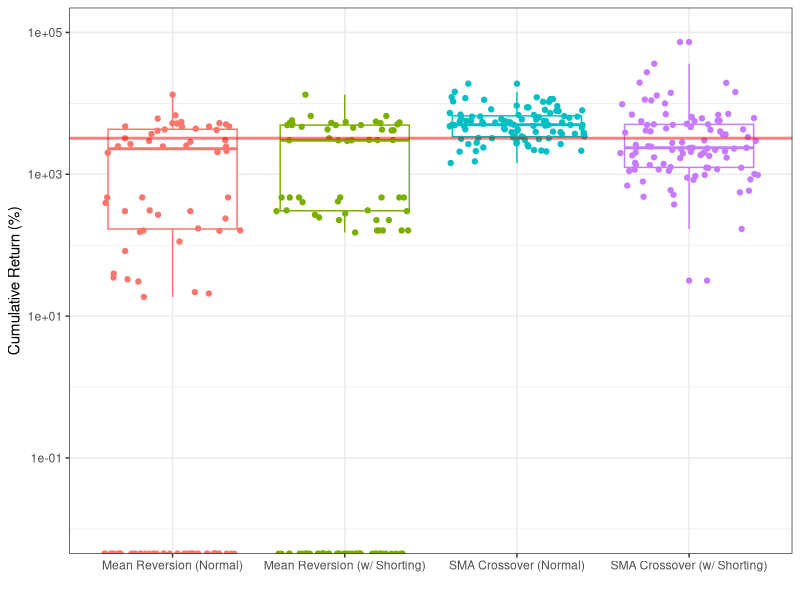
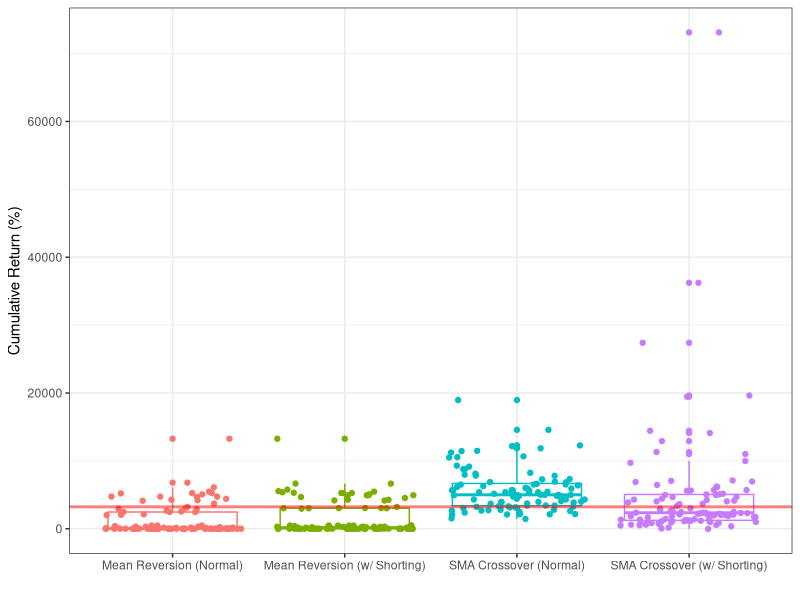

Here is the R script that generated these plots, in order:
## ---- chunk 1
library(tidyverse)
library(magrittr)
## ---- chunk 2
sma_regular <- read_csv("sma_optimization_2014_2023_results_100_runs.csv")
sma_regular$strategy <- "SMA Crossover (Normal)"
sma_shorting <- read_csv("sma_shorting_optimization_2014_2023_results_100_runs.csv")
sma_shorting$strategy <- "SMA Crossover (w/ Shorting)"
mr_regular <- read_csv("mean_reversion_optimization_2014_2023_results_100_runs.csv")
mr_regular$strategy <- "Mean Reversion (Normal)"
mr_shorting <- read_csv("mean_reversion_optimization_shorting_2014_2023_results_100_runs.csv")
mr_shorting$strategy <- "Mean Reversion (w/ Shorting)"

#combine all datasets
all_data <- sma_regular %>% full_join(sma_shorting) %>% full_join(mr_regular) %>% full_join(mr_shorting)
all_data
## ---- chunk 3
p1 <- all_data %>% ggplot(aes(x = strategy, y = cumulative_return*100, color=strategy)) + geom_boxplot() + geom_jitter() + theme_bw() + xlab("") + ylab("Cumulative Return (%)") + theme(legend.position = "none") + scale_y_log10() + coord_cartesian(ylim = c(0.01, 100000)) +
  geom_hline(yintercept = 3224.857, color = "red", size = 1, alpha = 0.5)

p2 <- all_data %>% ggplot(aes(x = strategy, y = cumulative_return*100, color=strategy)) + geom_boxplot() + geom_jitter() + theme_bw() + xlab("") + ylab("Cumulative Return (%)") + theme(legend.position = "none") +
  geom_hline(yintercept = 3224.857, color = "red", size = 1, alpha = 0.5)
## ---- chunk 4
sma_crossover_regression_data <- all_data %>% filter(strategy %in% c("SMA Crossover (Normal)", "SMA Crossover (w/ Shorting)"))

# Perform regression analysis
model <- lm(cumulative_return ~ ma1_length*ma2_length + strategy, data = sma_crossover_regression_data)

# Display the summary of the regression model
summary(model)
## ---- chunk 5
mean_reversion_regression_data <- all_data %>% filter(strategy %in% c("Mean Reversion (Normal)", "Mean Reversion (w/ Shorting)"))

# Perform regression analysis
model <- lm(cumulative_return ~ ma + buy_threshold + take_profit_threshold + strategy, data = mean_reversion_regression_data)

# Display the summary of the regression model
summary(model)
